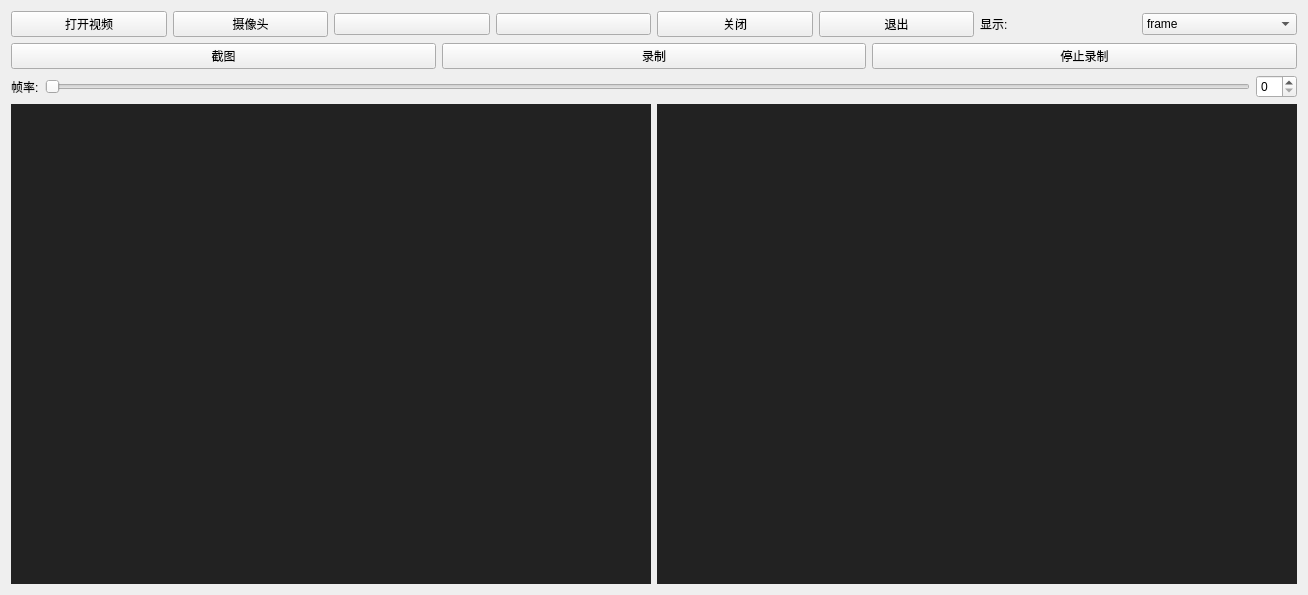
<?xml version="1.0" encoding="UTF-8"?>
<ui version="4.0">
 <class>VideoUI</class>
 <widget class="QWidget" name="VideoUI">
  <property name="windowTitle">
   <string>通用视频处理</string>
  </property>
  <layout class="QVBoxLayout" name="vbox_main">
   <item>
    <layout class="QVBoxLayout" name="vbox_ctrl">
     <item>
      <layout class="QHBoxLayout" name="hbox_btn0">
       <item><widget class="QPushButton" name="btn_open"><property name="text"><string>打开视频</string></property></widget></item>
       <item><widget class="QPushButton" name="btn_camera"><property name="text"><string>摄像头</string></property></widget></item>
       <item><widget class="QPushButton" name="btn_play"/></item>
       <item><widget class="QPushButton" name="btn_pause"/></item>
       <item><widget class="QPushButton" name="btn_close"><property name="text"><string>关闭</string></property></widget></item>
       <item><widget class="QPushButton" name="btn_exit"><property name="text"><string>退出</string></property></widget></item>
       <item><widget class="QLabel" name="label_display"><property name="text"><string>显示:</string></property></widget></item>
       <item>
        <widget class="QComboBox" name="combo_img">
         <item><property name="text"><string>frame</string></property></item>
         <item><property name="text"><string>processed</string></property></item>
        </widget>
       </item>
      </layout>
     </item>
     <item>
      <layout class="QHBoxLayout" name="hbox_btn1">
       <item><widget class="QPushButton" name="btn_snapshot"><property name="text"><string>截图</string></property></widget></item>
       <item><widget class="QPushButton" name="btn_record"><property name="text"><string>录制</string></property></widget></item>
       <item><widget class="QPushButton" name="btn_stoprec"><property name="text"><string>停止录制</string></property></widget></item>
      </layout>
     </item>
     <item>
      <layout class="QHBoxLayout" name="hbox_fps">
       <item><widget class="QLabel" name="label_fps"><property name="text"><string>帧率:</string></property></widget></item>
       <item><widget class="QSlider" name="slider_fps"><property name="orientation"><enum>Qt::Horizontal</enum></property></widget></item>
       <item><widget class="QSpinBox" name="spin_fps"/></item>
      </layout>
     </item>
    </layout>
   </item>
   <item>
    <layout class="QHBoxLayout" name="hbox_picture">
     <item><widget class="QLabel" name="label_single0"><property name="minimumSize"><size><width>640</width><height>480</height></size></property><property name="styleSheet"><string>background: #222;</string></property></widget></item>
     <item><widget class="QLabel" name="label_single"><property name="minimumSize"><size><width>640</width><height>480</height></size></property><property name="styleSheet"><string>background: #222;</string></property></widget></item>
    </layout>
   </item>
  </layout>
 </widget>
 <resources/>
 <connections/>
</ui>
